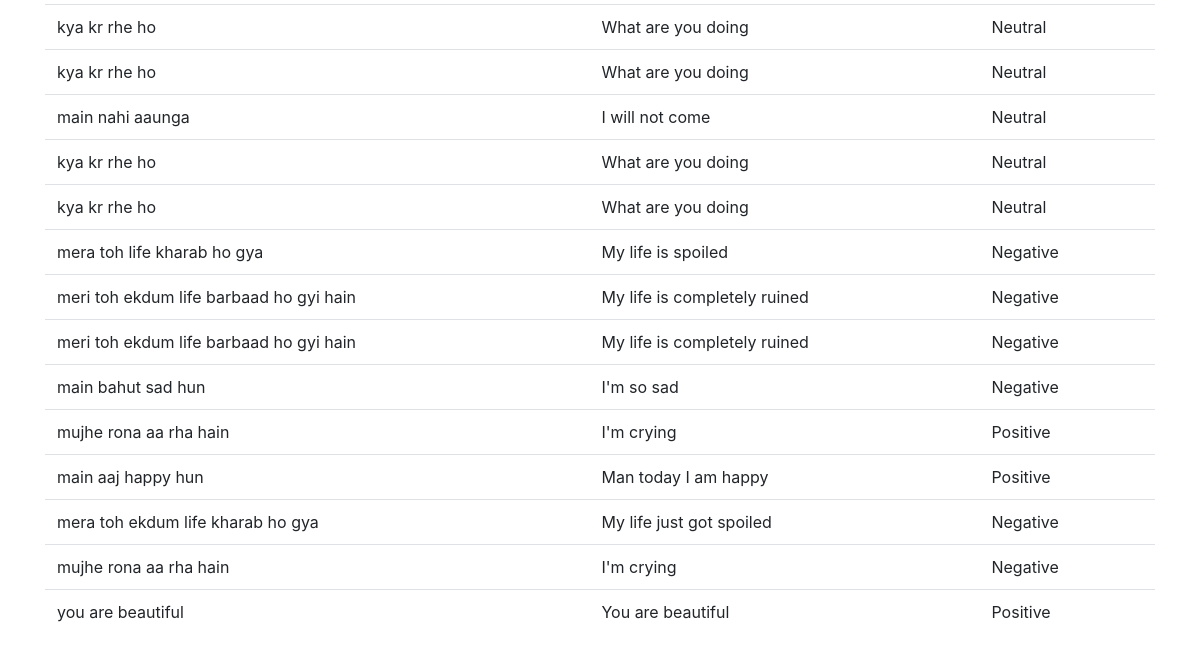
/history/ (signed in, lower part), run on an earlier commit of the app's database.
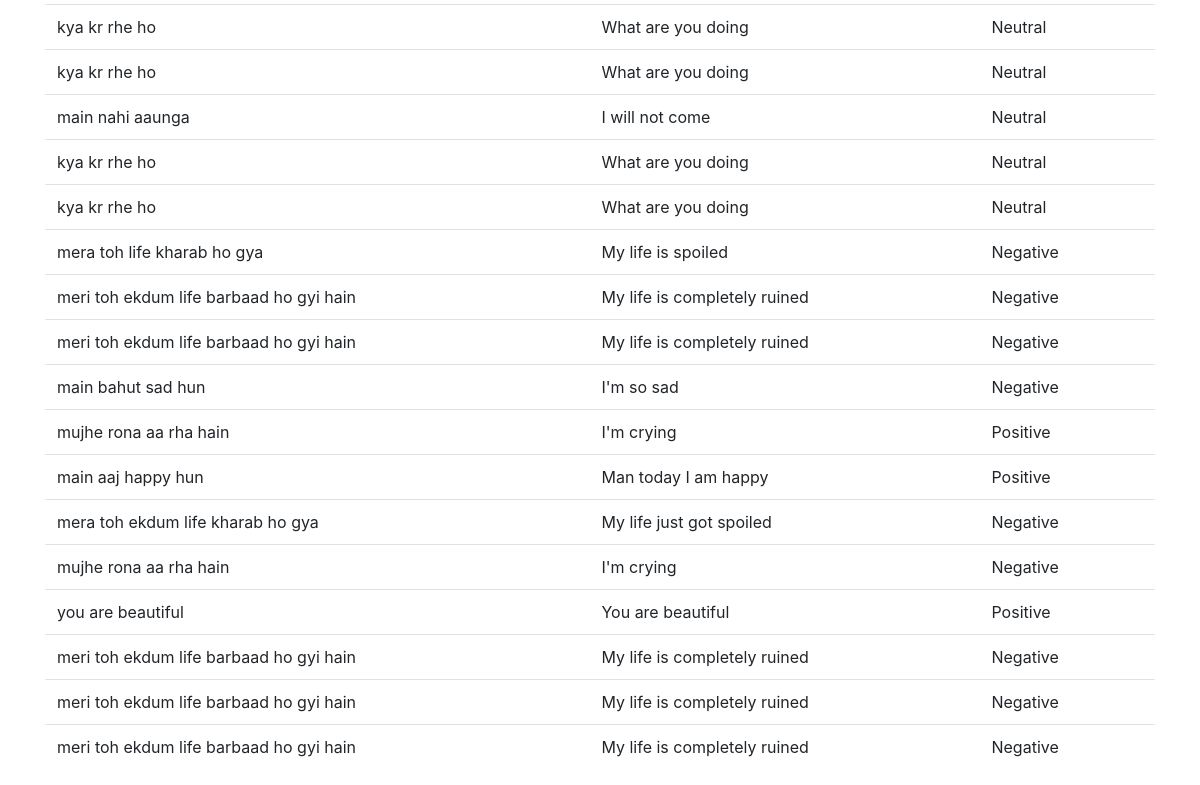
And on a later commit of the database.
### user/models.py (models this page shows)
class Sentiment(models.Model):
    text = models.CharField(max_length=5000)
    docfile = models.FileField(upload_to='upload/')
    translated_text = models.CharField(max_length=5000)
    sentiment = models.CharField(max_length=1000)
    username = models.CharField(max_length=150)

### user/views.py (the view)
# urls.py: path('history/', user_views.history, name='history'),
@login_required
def history(request):
    data = Sentiment.objects.all().filter(username = request.user.username)
    return render(request, 'user/history.html', {'data': data})

### user/templates/user/history.html (shortened to what this page needs)
{% extends 'user/base.html' %}
{% block content %}
<div class="mt-4">
    <table class="table">
        <tbody>
            {% for item in data %}
            <tr>
                <td>{{item.text}}</td>
                <td>{{item.translated_text}}</td>
                <td>{{item.sentiment}}</td>
            </tr>
            {% endfor %}
        </tbody>
      </table>
</div>
{% endblock %}

### user/templates/user/base.html (shortened to what this page needs)
{% load static %}
<html>
    <head>
        <link rel="stylesheet" href="https://use.fontawesome.com/releases/v5.8.2/css/all.css">
        <link rel="stylesheet" href="https://stackpath.bootstrapcdn.com/bootstrap/4.5.0/css/bootstrap.min.css">
    </head>
    <body>
        <div class="container mt-4">
            {% block content %}{% endblock %}
        </div>
    </body>
</html>

What changed in the data, as far as the page shows it:
added Sentiment: text "meri toh ekdum life barbaad ho gyi hain", translated_text "My life is completely ruined", sentiment "Negative"
added Sentiment: text "meri toh ekdum life barbaad ho gyi hain", translated_text "My life is completely ruined", sentiment "Negative"
added Sentiment: text "meri toh ekdum life barbaad ho gyi hain", translated_text "My life is completely ruined", sentiment "Negative"
